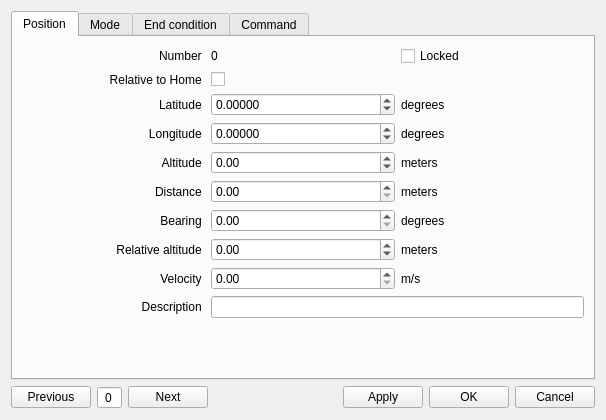
<?xml version="1.0" encoding="UTF-8"?>
<ui version="4.0">
 <class>opmap_edit_waypoint_dialog</class>
 <widget class="QWidget" name="opmap_edit_waypoint_dialog">
  <property name="modal" stdset="0">
   <bool>false</bool>
  </property>
  <property name="windowModality">
   <enum>Qt::NonModal</enum>
  </property>
  <property name="geometry">
   <rect>
    <x>0</x>
    <y>0</y>
    <width>606</width>
    <height>420</height>
   </rect>
  </property>
  <property name="sizePolicy">
   <sizepolicy hsizetype="MinimumExpanding" vsizetype="MinimumExpanding">
    <horstretch>0</horstretch>
    <verstretch>0</verstretch>
   </sizepolicy>
  </property>
  <property name="windowTitle">
   <string>LibrePilot GCS Edit Waypoint</string>
  </property>
  <property name="windowIcon">
   <iconset resource="../coreplugin/core.qrc">
    <normaloff>:/core/images/librepilot_logo_128.png</normaloff>:/core/images/librepilot_logo_128.png</iconset>
  </property>
  <layout class="QVBoxLayout" name="verticalLayout">
   <item>
    <widget class="QTabWidget" name="tabWidget">
     <property name="sizePolicy">
      <sizepolicy hsizetype="Preferred" vsizetype="Preferred">
       <horstretch>0</horstretch>
       <verstretch>0</verstretch>
      </sizepolicy>
     </property>
     <property name="currentIndex">
      <number>0</number>
     </property>
     <widget class="QWidget" name="tab_3">
      <attribute name="title">
       <string>Position</string>
      </attribute>
      <layout class="QGridLayout" name="gridLayout_2">
       <item row="0" column="0">
        <layout class="QGridLayout" name="gridLayout">
         <item row="2" column="0">
          <widget class="QLabel" name="lbLat">
           <property name="sizePolicy">
            <sizepolicy hsizetype="Minimum" vsizetype="Preferred">
             <horstretch>0</horstretch>
             <verstretch>0</verstretch>
            </sizepolicy>
           </property>
           <property name="text">
            <string>Latitude </string>
           </property>
           <property name="alignment">
            <set>Qt::AlignRight|Qt::AlignTrailing|Qt::AlignVCenter</set>
           </property>
          </widget>
         </item>
         <item row="3" column="0">
          <widget class="QLabel" name="lbLong">
           <property name="enabled">
            <bool>true</bool>
           </property>
           <property name="sizePolicy">
            <sizepolicy hsizetype="Minimum" vsizetype="Preferred">
             <horstretch>0</horstretch>
             <verstretch>0</verstretch>
            </sizepolicy>
           </property>
           <property name="text">
            <string>Longitude </string>
           </property>
           <property name="alignment">
            <set>Qt::AlignRight|Qt::AlignTrailing|Qt::AlignVCenter</set>
           </property>
          </widget>
         </item>
         <item row="9" column="0">
          <widget class="QLabel" name="label_8">
           <property name="sizePolicy">
            <sizepolicy hsizetype="Minimum" vsizetype="Preferred">
             <horstretch>0</horstretch>
             <verstretch>0</verstretch>
            </sizepolicy>
           </property>
           <property name="text">
            <string>Description </string>
           </property>
           <property name="alignment">
            <set>Qt::AlignRight|Qt::AlignTrailing|Qt::AlignVCenter</set>
           </property>
          </widget>
         </item>
         <item row="9" column="1" colspan="2">
          <widget class="QLineEdit" name="lineEditDescription"/>
         </item>
         <item row="2" column="1">
          <widget class="QDoubleSpinBox" name="doubleSpinBoxLatitude">
           <property name="sizePolicy">
            <sizepolicy hsizetype="Preferred" vsizetype="Fixed">
             <horstretch>0</horstretch>
             <verstretch>0</verstretch>
            </sizepolicy>
           </property>
           <property name="decimals">
            <number>5</number>
           </property>
           <property name="minimum">
            <double>-90.000000000000000</double>
           </property>
           <property name="maximum">
            <double>90.000000000000000</double>
           </property>
          </widget>
         </item>
         <item row="3" column="1">
          <widget class="QDoubleSpinBox" name="doubleSpinBoxLongitude">
           <property name="decimals">
            <number>5</number>
           </property>
           <property name="minimum">
            <double>-180.000000000000000</double>
           </property>
           <property name="maximum">
            <double>180.000000000000000</double>
           </property>
          </widget>
         </item>
         <item row="3" column="2">
          <widget class="QLabel" name="lbDegLong">
           <property name="text">
            <string>degrees</string>
           </property>
          </widget>
         </item>
         <item row="2" column="2">
          <widget class="QLabel" name="lbDegLat">
           <property name="text">
            <string>degrees</string>
           </property>
          </widget>
         </item>
         <item row="1" column="0">
          <widget class="QLabel" name="Type">
           <property name="sizePolicy">
            <sizepolicy hsizetype="Minimum" vsizetype="Preferred">
             <horstretch>0</horstretch>
             <verstretch>0</verstretch>
            </sizepolicy>
           </property>
           <property name="text">
            <string>Relative to Home </string>
           </property>
           <property name="alignment">
            <set>Qt::AlignRight|Qt::AlignTrailing|Qt::AlignVCenter</set>
           </property>
          </widget>
         </item>
         <item row="5" column="2">
          <widget class="QLabel" name="lbDistanceMeters">
           <property name="text">
            <string>meters</string>
           </property>
          </widget>
         </item>
         <item row="6" column="2">
          <widget class="QLabel" name="lbBearingDeg">
           <property name="text">
            <string>degrees</string>
           </property>
          </widget>
         </item>
         <item row="6" column="0">
          <widget class="QLabel" name="lbBearing">
           <property name="text">
            <string>Bearing </string>
           </property>
           <property name="alignment">
            <set>Qt::AlignRight|Qt::AlignTrailing|Qt::AlignVCenter</set>
           </property>
          </widget>
         </item>
         <item row="6" column="1">
          <widget class="QDoubleSpinBox" name="doubleSpinBoxBearing">
           <property name="decimals">
            <number>2</number>
           </property>
           <property name="maximum">
            <double>360.000000000000000</double>
           </property>
          </widget>
         </item>
         <item row="5" column="0">
          <widget class="QLabel" name="lbDistance">
           <property name="sizePolicy">
            <sizepolicy hsizetype="Minimum" vsizetype="Preferred">
             <horstretch>0</horstretch>
             <verstretch>0</verstretch>
            </sizepolicy>
           </property>
           <property name="text">
            <string>Distance </string>
           </property>
           <property name="alignment">
            <set>Qt::AlignRight|Qt::AlignTrailing|Qt::AlignVCenter</set>
           </property>
          </widget>
         </item>
         <item row="0" column="2">
          <widget class="QCheckBox" name="checkBoxLocked">
           <property name="layoutDirection">
            <enum>Qt::LeftToRight</enum>
           </property>
           <property name="text">
            <string>Locked</string>
           </property>
          </widget>
         </item>
         <item row="0" column="0">
          <widget class="QLabel" name="label_7">
           <property name="text">
            <string>Number </string>
           </property>
           <property name="alignment">
            <set>Qt::AlignRight|Qt::AlignTrailing|Qt::AlignVCenter</set>
           </property>
          </widget>
         </item>
         <item row="0" column="1">
          <widget class="QLabel" name="lbNumber">
           <property name="text">
            <string>0</string>
           </property>
          </widget>
         </item>
         <item row="8" column="1">
          <widget class="QDoubleSpinBox" name="doubleSpinBoxVelocity">
           <property name="maximum">
            <double>999999999.000000000000000</double>
           </property>
          </widget>
         </item>
         <item row="1" column="1">
          <widget class="QCheckBox" name="checkBoxRelative">
           <property name="text">
            <string/>
           </property>
          </widget>
         </item>
         <item row="8" column="0">
          <widget class="QLabel" name="label_4">
           <property name="text">
            <string>Velocity </string>
           </property>
           <property name="alignment">
            <set>Qt::AlignRight|Qt::AlignTrailing|Qt::AlignVCenter</set>
           </property>
          </widget>
         </item>
         <item row="4" column="0">
          <widget class="QLabel" name="label_3">
           <property name="sizePolicy">
            <sizepolicy hsizetype="Minimum" vsizetype="Preferred">
             <horstretch>0</horstretch>
             <verstretch>0</verstretch>
            </sizepolicy>
           </property>
           <property name="text">
            <string>Altitude </string>
           </property>
           <property name="alignment">
            <set>Qt::AlignRight|Qt::AlignTrailing|Qt::AlignVCenter</set>
           </property>
          </widget>
         </item>
         <item row="4" column="2">
          <widget class="QLabel" name="label_6">
           <property name="text">
            <string>meters</string>
           </property>
          </widget>
         </item>
         <item row="7" column="0">
          <widget class="QLabel" name="label_5">
           <property name="text">
            <string>Relative altitude </string>
           </property>
           <property name="alignment">
            <set>Qt::AlignRight|Qt::AlignTrailing|Qt::AlignVCenter</set>
           </property>
          </widget>
         </item>
         <item row="7" column="1">
          <widget class="QDoubleSpinBox" name="doubleSpinBoxRelativeAltitude">
           <property name="minimum">
            <double>-999999999.000000000000000</double>
           </property>
           <property name="maximum">
            <double>999999999.000000000000000</double>
           </property>
          </widget>
         </item>
         <item row="4" column="1">
          <widget class="QDoubleSpinBox" name="doubleSpinBoxAltitude">
           <property name="minimum">
            <double>-5000.000000000000000</double>
           </property>
           <property name="maximum">
            <double>5000.000000000000000</double>
           </property>
          </widget>
         </item>
         <item row="7" column="2">
          <widget class="QLabel" name="label_9">
           <property name="text">
            <string>meters</string>
           </property>
          </widget>
         </item>
         <item row="5" column="1">
          <widget class="QDoubleSpinBox" name="doubleSpinBoxDistance">
           <property name="decimals">
            <number>2</number>
           </property>
           <property name="maximum">
            <double>999999999.000000000000000</double>
           </property>
          </widget>
         </item>
         <item row="8" column="2">
          <widget class="QLabel" name="label_10">
           <property name="text">
            <string>m/s</string>
           </property>
          </widget>
         </item>
        </layout>
       </item>
       <item row="1" column="0">
        <spacer name="verticalSpacer_4">
         <property name="orientation">
          <enum>Qt::Vertical</enum>
         </property>
         <property name="sizeHint" stdset="0">
          <size>
           <width>20</width>
           <height>0</height>
          </size>
         </property>
        </spacer>
       </item>
      </layout>
     </widget>
     <widget class="QWidget" name="tab_4">
      <attribute name="title">
       <string>Mode</string>
      </attribute>
      <layout class="QGridLayout" name="gridLayout_8">
       <item row="0" column="0">
        <layout class="QGridLayout" name="gridLayout_3">
         <item row="0" column="2" rowspan="6">
          <layout class="QVBoxLayout" name="verticalLayout_2">
           <property name="leftMargin">
            <number>6</number>
           </property>
           <property name="topMargin">
            <number>0</number>
           </property>
           <item>
            <widget class="QLabel" name="descriptionModeLabel">
             <property name="sizePolicy">
              <sizepolicy hsizetype="Expanding" vsizetype="Preferred">
               <horstretch>0</horstretch>
               <verstretch>0</verstretch>
              </sizepolicy>
             </property>
             <property name="text">
              <string>Description</string>
             </property>
             <property name="alignment">
              <set>Qt::AlignJustify|Qt::AlignTop</set>
             </property>
             <property name="wordWrap">
              <bool>true</bool>
             </property>
            </widget>
           </item>
           <item>
            <spacer name="verticalSpacer_8">
             <property name="orientation">
              <enum>Qt::Vertical</enum>
             </property>
             <property name="sizeHint" stdset="0">
              <size>
               <width>20</width>
               <height>5</height>
              </size>
             </property>
            </spacer>
           </item>
          </layout>
         </item>
         <item row="0" column="0">
          <widget class="QLabel" name="label">
           <property name="sizePolicy">
            <sizepolicy hsizetype="Minimum" vsizetype="Preferred">
             <horstretch>0</horstretch>
             <verstretch>0</verstretch>
            </sizepolicy>
           </property>
           <property name="minimumSize">
            <size>
             <width>120</width>
             <height>0</height>
            </size>
           </property>
           <property name="layoutDirection">
            <enum>Qt::LeftToRight</enum>
           </property>
           <property name="text">
            <string>Mode</string>
           </property>
           <property name="alignment">
            <set>Qt::AlignRight|Qt::AlignTrailing|Qt::AlignVCenter</set>
           </property>
          </widget>
         </item>
         <item row="0" column="1">
          <widget class="QComboBox" name="cbMode">
           <property name="minimumSize">
            <size>
             <width>120</width>
             <height>0</height>
            </size>
           </property>
          </widget>
         </item>
         <item row="1" column="1">
          <widget class="QDoubleSpinBox" name="dsb_modeParam1">
           <property name="maximum">
            <double>999999999.000000000000000</double>
           </property>
           <property name="singleStep">
            <double>0.010000000000000</double>
           </property>
          </widget>
         </item>
         <item row="1" column="0">
          <widget class="QLabel" name="modeParam1">
           <property name="sizePolicy">
            <sizepolicy hsizetype="Minimum" vsizetype="Preferred">
             <horstretch>0</horstretch>
             <verstretch>0</verstretch>
            </sizepolicy>
           </property>
           <property name="minimumSize">
            <size>
             <width>100</width>
             <height>0</height>
            </size>
           </property>
           <property name="layoutDirection">
            <enum>Qt::LeftToRight</enum>
           </property>
           <property name="text">
            <string>param1</string>
           </property>
           <property name="alignment">
            <set>Qt::AlignRight|Qt::AlignTrailing|Qt::AlignVCenter</set>
           </property>
          </widget>
         </item>
         <item row="2" column="0">
          <widget class="QLabel" name="modeParam2">
           <property name="sizePolicy">
            <sizepolicy hsizetype="Minimum" vsizetype="Preferred">
             <horstretch>0</horstretch>
             <verstretch>0</verstretch>
            </sizepolicy>
           </property>
           <property name="layoutDirection">
            <enum>Qt::LeftToRight</enum>
           </property>
           <property name="text">
            <string>param2</string>
           </property>
           <property name="alignment">
            <set>Qt::AlignRight|Qt::AlignTrailing|Qt::AlignVCenter</set>
           </property>
           <property name="wordWrap">
            <bool>true</bool>
           </property>
          </widget>
         </item>
         <item row="3" column="0">
          <widget class="QLabel" name="modeParam3">
           <property name="sizePolicy">
            <sizepolicy hsizetype="Minimum" vsizetype="Preferred">
             <horstretch>0</horstretch>
             <verstretch>0</verstretch>
            </sizepolicy>
           </property>
           <property name="layoutDirection">
            <enum>Qt::LeftToRight</enum>
           </property>
           <property name="text">
            <string>param3</string>
           </property>
           <property name="alignment">
            <set>Qt::AlignRight|Qt::AlignTrailing|Qt::AlignVCenter</set>
           </property>
           <property name="wordWrap">
            <bool>true</bool>
           </property>
          </widget>
         </item>
         <item row="4" column="0">
          <widget class="QLabel" name="modeParam4">
           <property name="sizePolicy">
            <sizepolicy hsizetype="Minimum" vsizetype="Preferred">
             <horstretch>0</horstretch>
             <verstretch>0</verstretch>
            </sizepolicy>
           </property>
           <property name="layoutDirection">
            <enum>Qt::LeftToRight</enum>
           </property>
           <property name="text">
            <string>param4</string>
           </property>
           <property name="alignment">
            <set>Qt::AlignRight|Qt::AlignTrailing|Qt::AlignVCenter</set>
           </property>
           <property name="wordWrap">
            <bool>true</bool>
           </property>
          </widget>
         </item>
         <item row="2" column="1">
          <widget class="QDoubleSpinBox" name="dsb_modeParam2">
           <property name="maximum">
            <double>999999999.000000000000000</double>
           </property>
           <property name="singleStep">
            <double>0.010000000000000</double>
           </property>
          </widget>
         </item>
         <item row="3" column="1">
          <widget class="QDoubleSpinBox" name="dsb_modeParam3">
           <property name="maximum">
            <double>999999999.000000000000000</double>
           </property>
           <property name="singleStep">
            <double>0.010000000000000</double>
           </property>
          </widget>
         </item>
         <item row="4" column="1">
          <widget class="QDoubleSpinBox" name="dsb_modeParam4">
           <property name="maximum">
            <double>999999999.000000000000000</double>
           </property>
           <property name="singleStep">
            <double>0.010000000000000</double>
           </property>
          </widget>
         </item>
         <item row="5" column="1">
          <spacer name="verticalSpacer_6">
           <property name="orientation">
            <enum>Qt::Vertical</enum>
           </property>
           <property name="sizeHint" stdset="0">
            <size>
             <width>20</width>
             <height>5</height>
            </size>
           </property>
          </spacer>
         </item>
        </layout>
       </item>
       <item row="1" column="0">
        <spacer name="verticalSpacer_3">
         <property name="orientation">
          <enum>Qt::Vertical</enum>
         </property>
         <property name="sizeHint" stdset="0">
          <size>
           <width>20</width>
           <height>0</height>
          </size>
         </property>
        </spacer>
       </item>
      </layout>
     </widget>
     <widget class="QWidget" name="tab">
      <attribute name="title">
       <string>End condition</string>
      </attribute>
      <layout class="QGridLayout" name="gridLayout_7">
       <item row="2" column="0">
        <spacer name="verticalSpacer">
         <property name="orientation">
          <enum>Qt::Vertical</enum>
         </property>
         <property name="sizeHint" stdset="0">
          <size>
           <width>20</width>
           <height>0</height>
          </size>
         </property>
        </spacer>
       </item>
       <item row="0" column="0">
        <layout class="QGridLayout" name="gridLayout_4">
         <property name="sizeConstraint">
          <enum>QLayout::SetDefaultConstraint</enum>
         </property>
         <item row="5" column="1">
          <spacer name="verticalSpacer_5">
           <property name="orientation">
            <enum>Qt::Vertical</enum>
           </property>
           <property name="sizeHint" stdset="0">
            <size>
             <width>20</width>
             <height>5</height>
            </size>
           </property>
          </spacer>
         </item>
         <item row="0" column="0">
          <widget class="QLabel" name="Condition">
           <property name="sizePolicy">
            <sizepolicy hsizetype="Minimum" vsizetype="Preferred">
             <horstretch>0</horstretch>
             <verstretch>0</verstretch>
            </sizepolicy>
           </property>
           <property name="minimumSize">
            <size>
             <width>120</width>
             <height>0</height>
            </size>
           </property>
           <property name="layoutDirection">
            <enum>Qt::LeftToRight</enum>
           </property>
           <property name="text">
            <string>Condition</string>
           </property>
           <property name="alignment">
            <set>Qt::AlignRight|Qt::AlignTrailing|Qt::AlignVCenter</set>
           </property>
          </widget>
         </item>
         <item row="0" column="1">
          <widget class="QComboBox" name="cbCondition">
           <property name="minimumSize">
            <size>
             <width>150</width>
             <height>0</height>
            </size>
           </property>
          </widget>
         </item>
         <item row="1" column="1">
          <widget class="QDoubleSpinBox" name="dsb_condParam1">
           <property name="maximum">
            <double>999999999.000000000000000</double>
           </property>
           <property name="singleStep">
            <double>0.010000000000000</double>
           </property>
          </widget>
         </item>
         <item row="1" column="0">
          <widget class="QLabel" name="condParam1">
           <property name="sizePolicy">
            <sizepolicy hsizetype="Minimum" vsizetype="Preferred">
             <horstretch>0</horstretch>
             <verstretch>0</verstretch>
            </sizepolicy>
           </property>
           <property name="layoutDirection">
            <enum>Qt::LeftToRight</enum>
           </property>
           <property name="text">
            <string>param1</string>
           </property>
           <property name="alignment">
            <set>Qt::AlignRight|Qt::AlignTrailing|Qt::AlignVCenter</set>
           </property>
           <property name="wordWrap">
            <bool>true</bool>
           </property>
          </widget>
         </item>
         <item row="2" column="0">
          <widget class="QLabel" name="condParam2">
           <property name="sizePolicy">
            <sizepolicy hsizetype="Minimum" vsizetype="Preferred">
             <horstretch>0</horstretch>
             <verstretch>0</verstretch>
            </sizepolicy>
           </property>
           <property name="layoutDirection">
            <enum>Qt::LeftToRight</enum>
           </property>
           <property name="text">
            <string>param2</string>
           </property>
           <property name="alignment">
            <set>Qt::AlignRight|Qt::AlignTrailing|Qt::AlignVCenter</set>
           </property>
           <property name="wordWrap">
            <bool>true</bool>
           </property>
          </widget>
         </item>
         <item row="3" column="0">
          <widget class="QLabel" name="condParam3">
           <property name="sizePolicy">
            <sizepolicy hsizetype="Minimum" vsizetype="Preferred">
             <horstretch>0</horstretch>
             <verstretch>0</verstretch>
            </sizepolicy>
           </property>
           <property name="layoutDirection">
            <enum>Qt::LeftToRight</enum>
           </property>
           <property name="text">
            <string>param3</string>
           </property>
           <property name="alignment">
            <set>Qt::AlignRight|Qt::AlignTrailing|Qt::AlignVCenter</set>
           </property>
           <property name="wordWrap">
            <bool>true</bool>
           </property>
          </widget>
         </item>
         <item row="4" column="0">
          <widget class="QLabel" name="condParam4">
           <property name="sizePolicy">
            <sizepolicy hsizetype="Minimum" vsizetype="Preferred">
             <horstretch>0</horstretch>
             <verstretch>0</verstretch>
            </sizepolicy>
           </property>
           <property name="layoutDirection">
            <enum>Qt::LeftToRight</enum>
           </property>
           <property name="text">
            <string>param4</string>
           </property>
           <property name="alignment">
            <set>Qt::AlignRight|Qt::AlignTrailing|Qt::AlignVCenter</set>
           </property>
           <property name="wordWrap">
            <bool>true</bool>
           </property>
          </widget>
         </item>
         <item row="2" column="1">
          <widget class="QDoubleSpinBox" name="dsb_condParam2">
           <property name="maximum">
            <double>999999999.000000000000000</double>
           </property>
           <property name="singleStep">
            <double>0.010000000000000</double>
           </property>
          </widget>
         </item>
         <item row="3" column="1">
          <widget class="QDoubleSpinBox" name="dsb_condParam3">
           <property name="maximum">
            <double>999999999.000000000000000</double>
           </property>
           <property name="singleStep">
            <double>0.010000000000000</double>
           </property>
          </widget>
         </item>
         <item row="4" column="1">
          <widget class="QDoubleSpinBox" name="dsb_condParam4">
           <property name="maximum">
            <double>999999999.000000000000000</double>
           </property>
           <property name="singleStep">
            <double>0.010000000000000</double>
           </property>
          </widget>
         </item>
         <item row="0" column="2" rowspan="6">
          <layout class="QVBoxLayout" name="verticalLayout_4">
           <property name="leftMargin">
            <number>6</number>
           </property>
           <property name="topMargin">
            <number>0</number>
           </property>
           <item>
            <widget class="QLabel" name="descriptionConditionLabel">
             <property name="sizePolicy">
              <sizepolicy hsizetype="Expanding" vsizetype="Preferred">
               <horstretch>0</horstretch>
               <verstretch>0</verstretch>
              </sizepolicy>
             </property>
             <property name="text">
              <string>Description</string>
             </property>
             <property name="alignment">
              <set>Qt::AlignJustify|Qt::AlignTop</set>
             </property>
             <property name="wordWrap">
              <bool>true</bool>
             </property>
            </widget>
           </item>
           <item>
            <spacer name="verticalSpacer_9">
             <property name="orientation">
              <enum>Qt::Vertical</enum>
             </property>
             <property name="sizeHint" stdset="0">
              <size>
               <width>20</width>
               <height>0</height>
              </size>
             </property>
            </spacer>
           </item>
          </layout>
         </item>
        </layout>
       </item>
      </layout>
     </widget>
     <widget class="QWidget" name="tab_2">
      <attribute name="title">
       <string>Command</string>
      </attribute>
      <layout class="QGridLayout" name="gridLayout_6">
       <item row="4" column="0">
        <spacer name="verticalSpacer_2">
         <property name="orientation">
          <enum>Qt::Vertical</enum>
         </property>
         <property name="sizeHint" stdset="0">
          <size>
           <width>20</width>
           <height>0</height>
          </size>
         </property>
        </spacer>
       </item>
       <item row="1" column="0">
        <widget class="Line" name="line">
         <property name="orientation">
          <enum>Qt::Horizontal</enum>
         </property>
        </widget>
       </item>
       <item row="0" column="0">
        <layout class="QGridLayout" name="gridLayout_5">
         <property name="sizeConstraint">
          <enum>QLayout::SetDefaultConstraint</enum>
         </property>
         <property name="rightMargin">
          <number>0</number>
         </property>
         <item row="2" column="1" colspan="4">
          <widget class="QLabel" name="descriptionCommandLabel">
           <property name="sizePolicy">
            <sizepolicy hsizetype="Expanding" vsizetype="Preferred">
             <horstretch>0</horstretch>
             <verstretch>0</verstretch>
            </sizepolicy>
           </property>
           <property name="text">
            <string>Description</string>
           </property>
           <property name="alignment">
            <set>Qt::AlignJustify|Qt::AlignVCenter</set>
           </property>
           <property name="wordWrap">
            <bool>true</bool>
           </property>
          </widget>
         </item>
         <item row="2" column="0">
          <spacer name="horizontalSpacer_5">
           <property name="orientation">
            <enum>Qt::Horizontal</enum>
           </property>
           <property name="sizeType">
            <enum>QSizePolicy::Fixed</enum>
           </property>
           <property name="sizeHint" stdset="0">
            <size>
             <width>6</width>
             <height>0</height>
            </size>
           </property>
          </spacer>
         </item>
         <item row="1" column="2" colspan="2">
          <layout class="QHBoxLayout" name="horizontalLayout_2">
           <property name="leftMargin">
            <number>0</number>
           </property>
           <item>
            <widget class="QSpinBox" name="sbJump">
             <property name="minimumSize">
              <size>
               <width>60</width>
               <height>0</height>
              </size>
             </property>
            </widget>
           </item>
           <item>
            <spacer name="horizontalSpacer_2">
             <property name="orientation">
              <enum>Qt::Horizontal</enum>
             </property>
             <property name="sizeHint" stdset="0">
              <size>
               <width>0</width>
               <height>10</height>
              </size>
             </property>
            </spacer>
           </item>
          </layout>
         </item>
         <item row="0" column="0" colspan="2">
          <widget class="QLabel" name="label_2">
           <property name="sizePolicy">
            <sizepolicy hsizetype="Minimum" vsizetype="Preferred">
             <horstretch>0</horstretch>
             <verstretch>0</verstretch>
            </sizepolicy>
           </property>
           <property name="minimumSize">
            <size>
             <width>130</width>
             <height>0</height>
            </size>
           </property>
           <property name="layoutDirection">
            <enum>Qt::LeftToRight</enum>
           </property>
           <property name="text">
            <string>Command</string>
           </property>
           <property name="alignment">
            <set>Qt::AlignRight|Qt::AlignTrailing|Qt::AlignVCenter</set>
           </property>
          </widget>
         </item>
         <item row="0" column="2" colspan="2">
          <widget class="QComboBox" name="cbCommand">
           <property name="minimumSize">
            <size>
             <width>210</width>
             <height>0</height>
            </size>
           </property>
          </widget>
         </item>
         <item row="1" column="0" colspan="2">
          <widget class="QLabel" name="jumpDest">
           <property name="sizePolicy">
            <sizepolicy hsizetype="Minimum" vsizetype="Preferred">
             <horstretch>0</horstretch>
             <verstretch>0</verstretch>
            </sizepolicy>
           </property>
           <property name="layoutDirection">
            <enum>Qt::LeftToRight</enum>
           </property>
           <property name="text">
            <string>Jump Destination</string>
           </property>
           <property name="alignment">
            <set>Qt::AlignRight|Qt::AlignTrailing|Qt::AlignVCenter</set>
           </property>
           <property name="wordWrap">
            <bool>true</bool>
           </property>
          </widget>
         </item>
         <item row="2" column="5">
          <spacer name="horizontalSpacer_7">
           <property name="orientation">
            <enum>Qt::Horizontal</enum>
           </property>
           <property name="sizeType">
            <enum>QSizePolicy::Fixed</enum>
           </property>
           <property name="sizeHint" stdset="0">
            <size>
             <width>6</width>
             <height>20</height>
            </size>
           </property>
          </spacer>
         </item>
         <item row="0" column="4">
          <spacer name="horizontalSpacer_3">
           <property name="orientation">
            <enum>Qt::Horizontal</enum>
           </property>
           <property name="sizeHint" stdset="0">
            <size>
             <width>40</width>
             <height>20</height>
            </size>
           </property>
          </spacer>
         </item>
        </layout>
       </item>
       <item row="2" column="0">
        <layout class="QGridLayout" name="gridLayout_9">
         <property name="leftMargin">
          <number>0</number>
         </property>
         <property name="topMargin">
          <number>0</number>
         </property>
         <property name="rightMargin">
          <number>0</number>
         </property>
         <item row="1" column="0">
          <spacer name="horizontalSpacer_9">
           <property name="orientation">
            <enum>Qt::Horizontal</enum>
           </property>
           <property name="sizeType">
            <enum>QSizePolicy::Fixed</enum>
           </property>
           <property name="sizeHint" stdset="0">
            <size>
             <width>6</width>
             <height>20</height>
            </size>
           </property>
          </spacer>
         </item>
         <item row="1" column="1" colspan="3">
          <widget class="QLabel" name="descriptionErrorDestinationLabel">
           <property name="sizePolicy">
            <sizepolicy hsizetype="Expanding" vsizetype="Preferred">
             <horstretch>0</horstretch>
             <verstretch>0</verstretch>
            </sizepolicy>
           </property>
           <property name="text">
            <string>Description</string>
           </property>
           <property name="wordWrap">
            <bool>true</bool>
           </property>
          </widget>
         </item>
         <item row="0" column="0" colspan="2">
          <widget class="QLabel" name="condParam2_2">
           <property name="sizePolicy">
            <sizepolicy hsizetype="Minimum" vsizetype="Preferred">
             <horstretch>0</horstretch>
             <verstretch>0</verstretch>
            </sizepolicy>
           </property>
           <property name="minimumSize">
            <size>
             <width>130</width>
             <height>0</height>
            </size>
           </property>
           <property name="layoutDirection">
            <enum>Qt::LeftToRight</enum>
           </property>
           <property name="text">
            <string>Error Destination</string>
           </property>
           <property name="alignment">
            <set>Qt::AlignRight|Qt::AlignTrailing|Qt::AlignVCenter</set>
           </property>
           <property name="wordWrap">
            <bool>true</bool>
           </property>
          </widget>
         </item>
         <item row="1" column="4">
          <spacer name="horizontalSpacer_8">
           <property name="orientation">
            <enum>Qt::Horizontal</enum>
           </property>
           <property name="sizeType">
            <enum>QSizePolicy::Fixed</enum>
           </property>
           <property name="sizeHint" stdset="0">
            <size>
             <width>6</width>
             <height>20</height>
            </size>
           </property>
          </spacer>
         </item>
         <item row="0" column="2">
          <widget class="QSpinBox" name="sbError">
           <property name="minimumSize">
            <size>
             <width>60</width>
             <height>0</height>
            </size>
           </property>
          </widget>
         </item>
         <item row="0" column="3">
          <spacer name="horizontalSpacer_4">
           <property name="orientation">
            <enum>Qt::Horizontal</enum>
           </property>
           <property name="sizeHint" stdset="0">
            <size>
             <width>10</width>
             <height>20</height>
            </size>
           </property>
          </spacer>
         </item>
        </layout>
       </item>
      </layout>
     </widget>
    </widget>
   </item>
   <item>
    <layout class="QHBoxLayout" name="horizontalLayout">
     <item>
      <widget class="QPushButton" name="pushButtonPrevious">
       <property name="text">
        <string>Previous</string>
       </property>
      </widget>
     </item>
     <item>
      <widget class="QSpinBox" name="wpNumberSpinBox">
       <property name="alignment">
        <set>Qt::AlignCenter</set>
       </property>
       <property name="buttonSymbols">
        <enum>QAbstractSpinBox::NoButtons</enum>
       </property>
      </widget>
     </item>
     <item>
      <widget class="QPushButton" name="pushButtonNext">
       <property name="text">
        <string>Next</string>
       </property>
      </widget>
     </item>
     <item>
      <spacer name="horizontalSpacer">
       <property name="orientation">
        <enum>Qt::Horizontal</enum>
       </property>
       <property name="sizeHint" stdset="0">
        <size>
         <width>40</width>
         <height>20</height>
        </size>
       </property>
      </spacer>
     </item>
     <item>
      <widget class="QPushButton" name="pushButtonApply">
       <property name="text">
        <string>Apply</string>
       </property>
      </widget>
     </item>
     <item>
      <widget class="QPushButton" name="pushButtonOK">
       <property name="text">
        <string>OK</string>
       </property>
      </widget>
     </item>
     <item>
      <widget class="QPushButton" name="pushButtonCancel">
       <property name="text">
        <string>Cancel</string>
       </property>
      </widget>
     </item>
    </layout>
   </item>
  </layout>
 </widget>
 <resources>
  <include location="../coreplugin/core.qrc"/>
 </resources>
 <connections/>
</ui>
